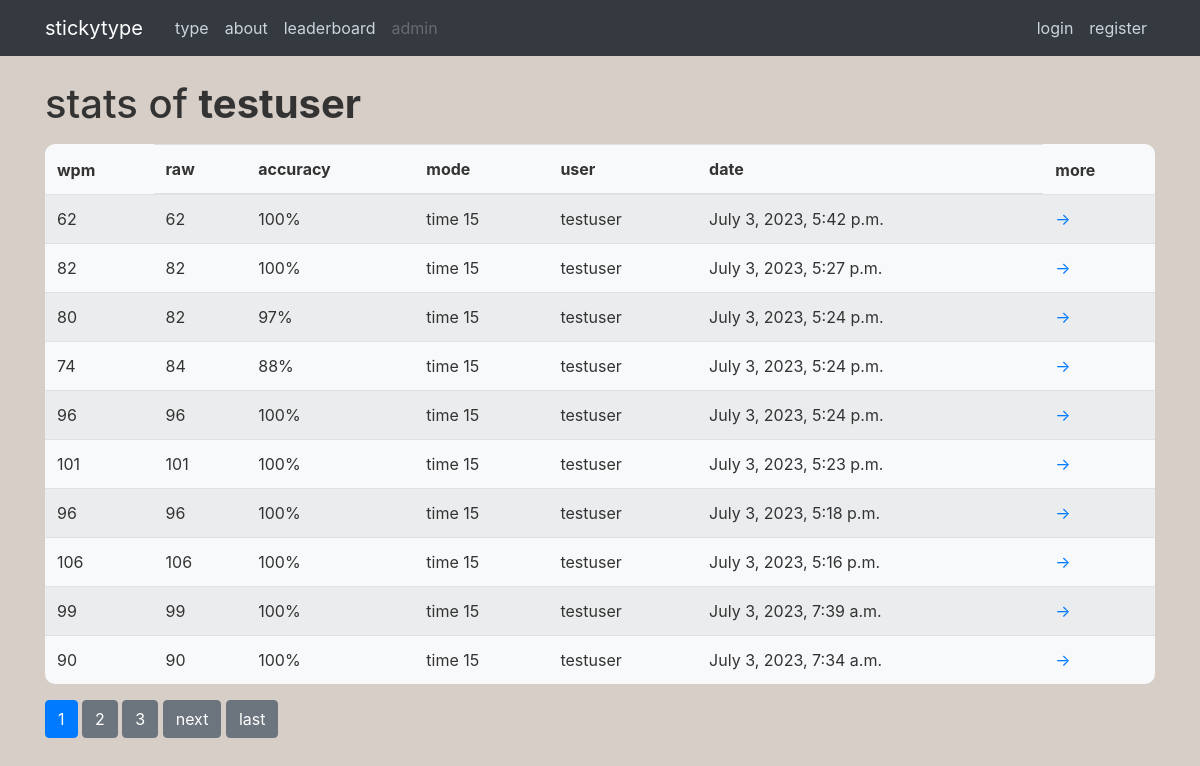
Page /stats/testuser on the committed database.
### type/models.py (models this page shows, shortened)
class Stat(models.Model):
    author = models.ForeignKey(User, on_delete=models.CASCADE)
    wpm_total = models.PositiveSmallIntegerField(default=0)
    wpm_raw = models.PositiveSmallIntegerField(default=0)
    time = models.DateTimeField(auto_now_add=True)
    accuracy = models.PositiveSmallIntegerField(default=0)
    mode = models.CharField(max_length=20, default='')

### type/views.py (the view)
# urls.py: path("stats/<str:username>", StatListView.as_view(), name='type-stats'),
class StatListView(ListView):
    model = Stat
    template_name = 'type/stats.html'
    context_object_name = 'stats'
    ordering = ['-time']
    paginate_by = 10
    def get_queryset(self):
        user = get_object_or_404(User, username=self.kwargs.get('username'))
        return Stat.objects.filter(author=user).order_by('-time')

### type/templates/type/stats.html (shortened to what this page needs)
{% extends "type/base.html" %}
{% block content%}
    <h1 class="mb-3">stats of <b>{{ view.kwargs.username }}</b></h1>
    <table class="table table-hover table-striped bg-light round">
        <thead>
            <tr>
                <th scope="col" style="border: none;">wpm</th>
                <th scope="col">raw</th>
                <th scope="col">accuracy</th>
                <th scope="col">mode</th>
                <th scope="col">user</th>
                <th scope="col">date</th>
                <th scope="col" style="border: none;">more</th>
            </tr>
        </thead>
        <tbody>
            {% for stat in stats %}
                <tr>
                    <td>{{ stat.wpm_total }}</td>
                    <td>{{ stat.wpm_raw }}</td>
                    <td>{{ stat.accuracy }}%</td>
                    <td>{{ stat.mode }}</td>
                    <td>{{ stat.author.username }}</td>
                    <td>{{ stat.time }}</td>
                    <td><a href="{% url 'stat-detail' stat.id %}" class="stretched-link">→</a></td>
                </tr>
            {% endfor %}
        </tbody>
    </table>
    {% if is_paginated %}
        {% for num in page_obj.paginator.page_range %}
            {% if page_obj.number == num %}
                <a class="btn btn-primary mb-4" href="?page={{ num }}">{{ num }}</a>
            {% elif num > page_obj.number|add:'-3'  and num < page_obj.number|add:'3' %}
                <a class="btn btn-secondary mb-4" href="?page={{ num }}">{{ num }}</a>
            {% endif %}
        {% endfor %}
        {% if page_obj.has_next %}
            <a class="btn btn-secondary mb-4" href="?page={{ page_obj.next_page_number}}">next</a>
            <a class="btn btn-secondary mb-4" href="?page={{ page_obj.paginator.num_pages }}">last</a>
        {% endif %}
    {% endif %}
{% endblock content%}

### type/static/type/main.css (style rules this page uses)
* { margin: 0; padding: 0; box-sizing: border-box; }
body { color: #333333; margin-top: 5rem; display: flex; background: #D7CEC7; }
.round { border-radius: 10px; }

### rows in the picture
Stat: wpm_total "62", wpm_raw "62", accuracy "100", mode "time 15", author.username "testuser", time "July 3, 2023, 5:42 p.m."
Stat: wpm_total "82", wpm_raw "82", accuracy "100", mode "time 15", author.username "testuser", time "July 3, 2023, 5:27 p.m."
Stat: wpm_total "80", wpm_raw "82", accuracy "97", mode "time 15", author.username "testuser", time "July 3, 2023, 5:24 p.m."
Stat: wpm_total "74", wpm_raw "84", accuracy "88", mode "time 15", author.username "testuser", time "July 3, 2023, 5:24 p.m."
Stat: wpm_total "96", wpm_raw "96", accuracy "100", mode "time 15", author.username "testuser", time "July 3, 2023, 5:24 p.m."
Stat: wpm_total "101", wpm_raw "101", accuracy "100", mode "time 15", author.username "testuser", time "July 3, 2023, 5:23 p.m."
Stat: wpm_total "96", wpm_raw "96", accuracy "100", mode "time 15", author.username "testuser", time "July 3, 2023, 5:18 p.m."
Stat: wpm_total "106", wpm_raw "106", accuracy "100", mode "time 15", author.username "testuser", time "July 3, 2023, 5:16 p.m."
Stat: wpm_total "99", wpm_raw "99", accuracy "100", mode "time 15", author.username "testuser", time "July 3, 2023, 7:39 a.m."
Stat: wpm_total "90", wpm_raw "90", accuracy "100", mode "time 15", author.username "testuser", time "July 3, 2023, 7:34 a.m."

### other values in the picture
{{ view.kwargs.username }} "testuser"
{{ num }} "1"
{{ num }} "2" "3"
